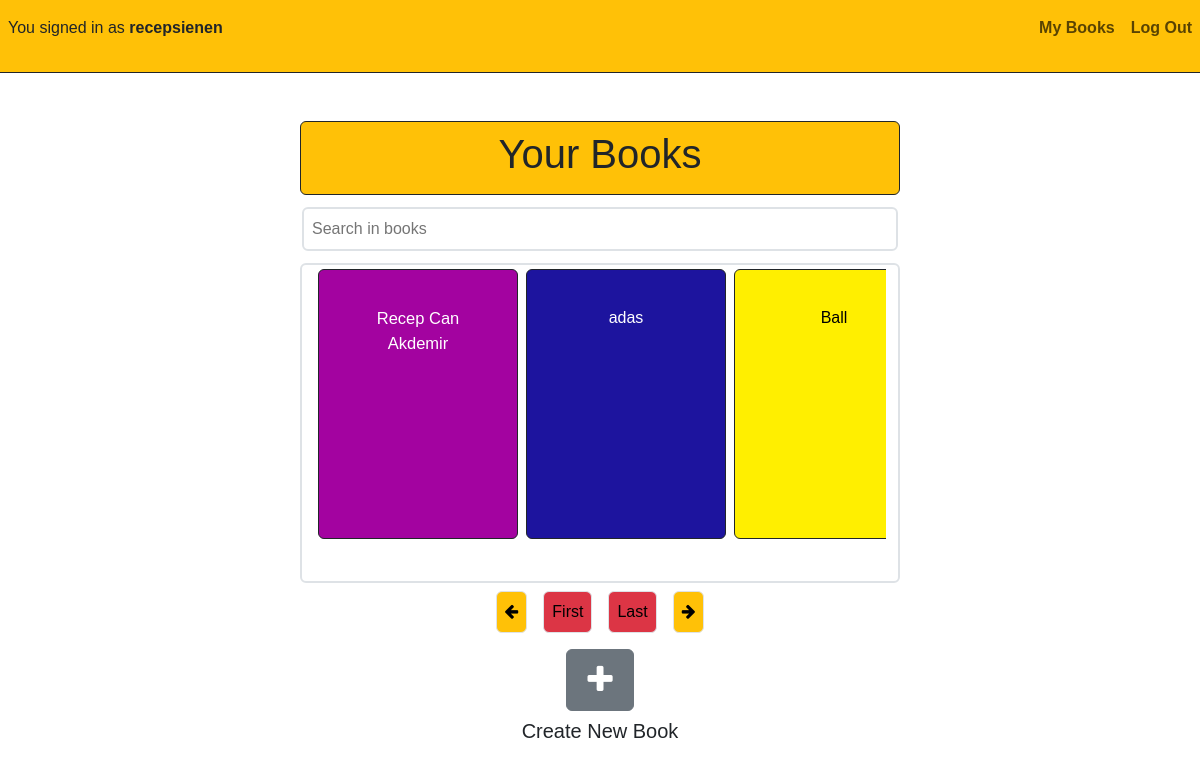
/ (signed in), run on the app's committed database.
### book/models.py (models this page shows, shortened)
class User(AbstractUser):
    pass

class Book(models.Model):
    user = models.ForeignKey(User,on_delete=models.CASCADE, null=False,related_name="user")
    name = models.CharField(max_length=200, null=True)
    link_name = models.CharField(max_length=250,null=True)
    language = models.CharField(max_length=200, null=True)
    words_per_page = models.IntegerField(blank=True, null=True)
    cover_color = models.CharField(max_length=200,null=True)
    font_color = models.CharField(max_length=200,null=True)
    created_at = models.DateTimeField(auto_now_add=True)
    updated_at = models.DateTimeField(auto_now=True)

### book/views.py (the view)
# urls.py: path("", views.index, name = "index"),
def index(request):
    user = request.user
    books = None
    if user.is_authenticated:
        books = Book.objects.filter(user = user).order_by('-updated_at')
        return render(request, "book/index.html",{
        "user":user,
        "books":books,
        })
    else:
        return render(request,"book/login.html")

### book/templates/book/index.html (shortened to what this page needs)
{% extends "book/layout.html" %}
{% block body %}
    {% if user.is_authenticated %}
        <div id="container" class=" row d-flex justify-content-start h-100 mt-5">
            <div id = "inner-container" class="h-25 position-relative">
                <div id="your-books-container" class="w-100">
                    <div id="your-books-title" class="w-50 m-auto bg-warning rounded p-1 border border-dark">
                        <h1 class="text-center p-1">Your Books</h1>
                    </div>
                </div>
                <div id="search-box-container" class="">
                    <div class="w-100  mt-2 mb-2 p-1 d-flex justify-content-center">
                        <input id="filter-books" type="text" class="m-auto w-50 border rounded border-2 p-2" placeholder="Search in books">
                    </div>
                </div>
            <div id = "book-view-container" class="border border-2 rounded w-50  m-auto text-center d-flex row align-items-center">
                <div id="books-view" class="h-100 w-100">
                    <div id="books-line" class="h-100 w-100">
                            {% for book in books %}
                            <a href="{% url 'book_content' username=user.username book_name=book.link_name%}" id="{{ book.id }}" class="m-1 rounded book text-decoration-none border border-dark" style="background-color: {{ book.cover_color }}; color:{{book.font_color}}">
                                <p class="book-title p-3" style="color:{{book.font_color}}">{{ book.name |truncatechars:30 }}</p>
                            </a>
                            {% endfor %}
                    </div>
                </div>
            </div>
                <div class="d-flex row justify-content-center">
                    <div id="first-last-buttons" class="d-flex m-auto justify-content-center">
                        <button id = "nxt-btn" class="p-2 bg-warning rounded m-2 border border-none"><i class="fa fa-arrow-left" aria-hidden="true"></i></button>
                        <button id = "beg-btn" class="p-2 bg-danger rounded m-2 border border-none">First</button>
                        <button id = "end-btn" class="p-2 bg-danger rounded m-2 border border-bone">Last</button>
                        <button id = "pre-btn" class="p-2 bg-warning rounded m-2 border border-bone"><i class="fa fa-arrow-right" aria-hidden="true"></i></button>
                    </div>
                    <div id="create-book-view" class="d-flex row text-center">
                        <div class="h-50">
                            <div class="m-2">
                                <div id="create-btn" class="btn btn-secondary"><i class="fa fa-plus p-2 fa-2x" aria-hidden="true"></i></div>
                            </div>
                            <div class="m-2">
                                <h5>Create New Book</h5>
                            </div>
                        </div>
                    </div>
                </div>
            </div>
        <div id="notebook-page-view">
        </div>
    </div>
    {% endif %}
{% endblock %}

### book/templates/book/layout.html (shortened to what this page needs)
{% load static %}
<!DOCTYPE html>
<html lang="en">
<head>
    <link href="https://cdn.jsdelivr.net/npm/bootstrap@5.3.1/dist/css/bootstrap.min.css" rel="stylesheet">
    <link rel="stylesheet" href="https://cdnjs.cloudflare.com/ajax/libs/font-awesome/4.7.0/css/font-awesome.min.css">
    <link rel="stylesheet" href="{% static 'book/main.css' %}">
    <link rel="stylesheet" media="screen and (max-width: 768px)" href="{% static 'book/mobile.css' %}">
</head>
<body>
        {% if user.is_authenticated %}
        <nav class="navbar navbar-expand-lg navbar-light bg-warning border-bottom border-dark">
            <div class="w-100">
              <ul class="navbar-nav mr-auto d-flex justify-content-between w-100">
                    <li id="signed-as" class="nav-item m-2">
                        <p>You signed in as <span class="fw-bolder">{{user.username}}</span></p>
                    </li>
                <div id="nav-buttons" class="d-flex">
                    <li class="nav-item nav-color rounded">
                        <a href="{% url 'index' %}" class="nav-link fw-bolder">My Books</a>
                    </li>
                    <li class="nav-item nav-color rounded">
                        <a class="nav-link fw-bolder" href="{% url 'logout_view' %}">Log Out</a>
                    </li>
                </div>
              </ul>
            </div>
          </nav>
    {% endif %}
    <div id="body-container">
        {% block body %}
        {% endblock %}
    </div>
</body>
</html>

### book/static/book/main.css (style rules this page uses)
body { font-family: sans-serif; overflow: hidden; height: 100vh; width: 100vw; background-color: #ffffff; }
#container { height: 80vh; }
#body-container { height: 100%; width: 100%; }
.book { position: relative; padding: 20px; flex: 0 0 auto; width: 200px; height: 270px; margin-right: 40px; overflow: hidden; }
#books-line { display: flex; overflow-x: hidden; scroll-behavior: smooth; }
#book-view-container { height: 160%; }

### book/static/book/mobile.css (style rules this page uses)
#nav-buttons { justify-content: space-around; }
#signed-as { justify-content: center; text-align: center; }
#container { width: 100vw; }
#inner-container { width: 100vw; }
#book-view-container { width: 70vw !important; height: 50vh !important; margin: auto; }
#books-view { width: 100% !important; height: 100% !important; }
#books-line { display: flex; flex-direction: column; align-items: center; width: 100% !important; }
#first-last-buttons { display: none !important; }
#inner-container { width: 100vw !important; }

### data on the page
User: username "recepsienen"
Book: name "Recep Can Akdemir"
Book: name "adas"
Book: name "Ball"
